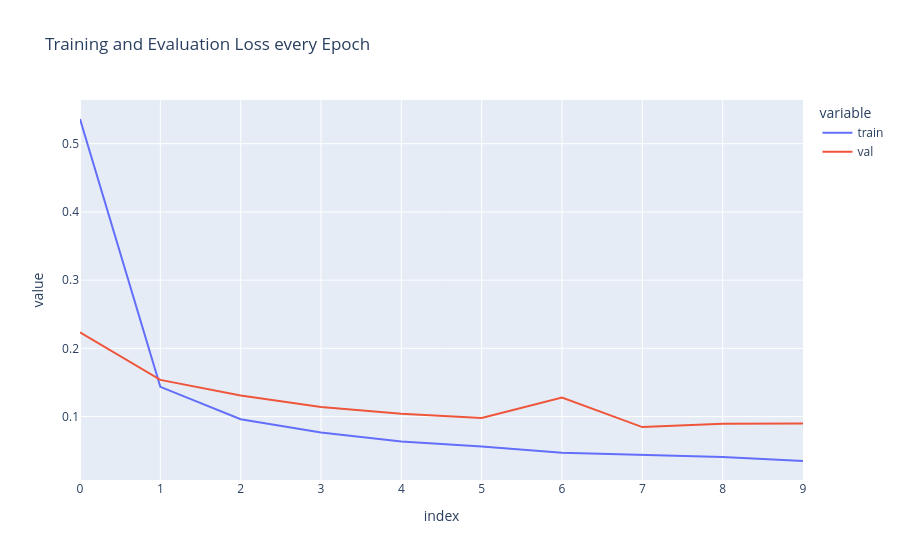

Source (notebook cell):
### Code cell
loss = pd.DataFrame({'train': history.history['loss'], 'val': history.history['val_loss']})

fig = px.line(loss, x=loss.index, y=loss.columns[0::], title='Training and Evaluation Loss every Epoch')
fig.show()

### Figure 1 — Plotly figure (JSON) as saved in the notebook; plotly's stock layout.template omitted (floating-point values rounded to 4 significant figures)
{"data": [{"hovertemplate": "variable=train<br>index=%{x}<br>value=%{y}<extra></extra>", "legendgroup": "train", "line": {"color": "#636efa", "dash": "solid"}, "marker": {"symbol": "circle"}, "mode": "lines", "name": "train", "orientation": "v", "showlegend": true, "type": "scatter", "x": [0, 1, 2, 3, 4, 5, 6, 7, 8, 9], "xaxis": "x", "y": [0.5361, 0.1436, 0.09619, 0.07657, 0.06351, 0.05601, 0.04703, 0.04393, 0.04077, 0.03489], "yaxis": "y"}, {"hovertemplate": "variable=val<br>index=%{x}<br>value=%{y}<extra></extra>", "legendgroup": "val", "line": {"color": "#EF553B", "dash": "solid"}, "marker": {"symbol": "circle"}, "mode": "lines", "name": "val", "orientation": "v", "showlegend": true, "type": "scatter", "x": [0, 1, 2, 3, 4, 5, 6, 7, 8, 9], "xaxis": "x", "y": [0.2234, 0.1538, 0.1308, 0.1142, 0.1041, 0.09797, 0.1279, 0.08457, 0.0895, 0.08969], "yaxis": "y"}], "layout": {"legend": {"title": {"text": "variable"}, "tracegroupgap": 0}, "title": {"text": "Training and Evaluation Loss every Epoch"}, "xaxis": {"anchor": "y", "domain": [0, 1], "title": {"text": "index"}}, "yaxis": {"anchor": "x", "domain": [0, 1], "title": {"text": "value"}}}}
